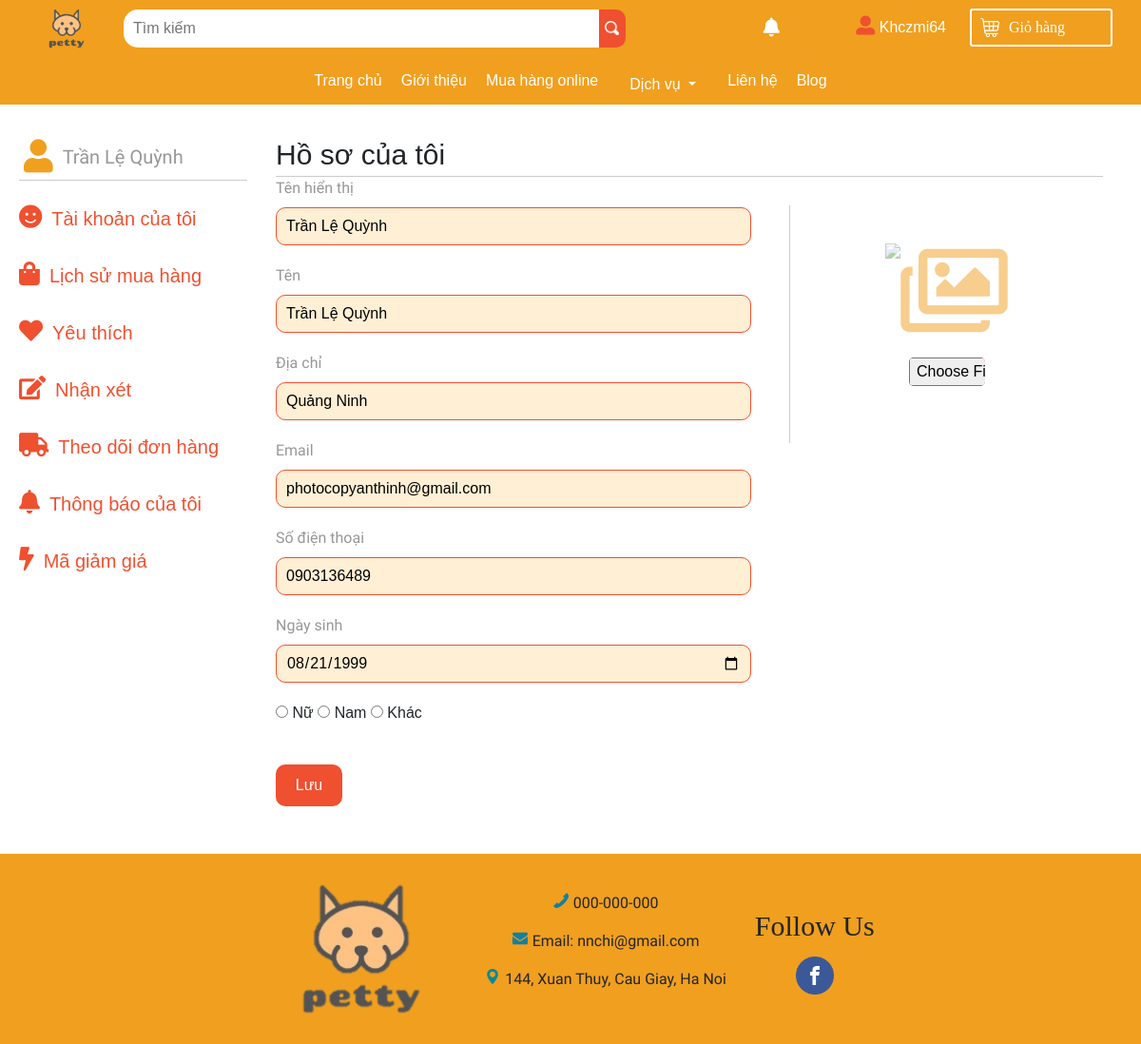
The page /Front-end/account.php (signed in) on the database its author committed.
### tables this page shows
CREATE TABLE `userdetail` (
  `ID` int(10) NOT NULL,
  `customerName` varchar(30) NOT NULL,
  `preferName` varchar(50) NOT NULL,
  `gender` varchar(5) NOT NULL,
  `dateOfBirth` date NOT NULL,
  `address` varchar(20) NOT NULL,
  `imageLink` text DEFAULT 'N/A'
);

CREATE TABLE `users` (
  `ID` int(10) NOT NULL,
  `username` varchar(50) NOT NULL,
  `password` varchar(255) NOT NULL,
  `email` varchar(255) DEFAULT NULL,
  `phonenumber` varchar(20) NOT NULL
);

### Front-end/account.php (the view, shortened to what this page needs)
<?php
    require_once "config.php";
    $id = $_SESSION['id'];
    $name = $image = $prefername = $dateOfBirth =$email = $phoneNumber = $gender = $address = "";
    $sql = "SELECT * FROM userdetail WHERE id = ".$id;
    $query = mysqli_query($link, $sql);
    if(mysqli_num_rows($query) == 0)
    {
    }
    else
    {
        $row = mysqli_fetch_assoc($query);
        $name =  $row['customerName'];
        if(isset($row['preferName']))
        {
            $prefername = $row['preferName'];
        }
        $dateOfBirth = $row['dateOfBirth'];
        $gender = $row['gender'];
        $address = $row['address'];
        $image = $row['imageLink'];
    }
    $sql = "SELECT * FROM users WHERE id = ".$id;
    $query = mysqli_query($link, $sql);
    if($row = mysqli_fetch_assoc($query))
    {
        $email = $row['email'];
        $phoneNumber = $row['phonenumber'];
    }
?>
<!DOCTYPE html>
<html lang="vi">
<head>
    <link rel="stylesheet" href="https://maxcdn.bootstrapcdn.com/bootstrap/4.4.1/css/bootstrap.min.css">
    <link rel="stylesheet" href="./asset/css/base.css">
    <link rel="stylesheet" href="./asset/css/main.css">
    <link rel="stylesheet" href="https://use.fontawesome.com/releases/v5.7.0/css/all.css">
    <link rel="stylesheet" href="../Front-end/asset/css/owl.carousel.min.css">
    <link rel="stylesheet" href="../Front-end/asset/css/owl.theme.default.min.css">
</head>
<body>
    <?php
        include "header.php";
    ?>
    <?php
        include "menu.php";
    ?>
    <div class="userpage-content">
        <div class="userpage-sidebar">
            <div class="userpage-brief">
                <div class="user-avatar"><i class="fas fa-user"></i></div>
                <div class="userpage-brief-right"><?php echo $name?></div>
            </div>
            <div class="userpage-sidebar-menu">
            <div class="sidebar-item" id="account"><i class="fas fa-smile"></i>Tài khoản của tôi</div>
                <div class="sidebar-item" id="order-history"><i class="fas fa-shopping-bag"></i>Lịch sử mua hàng</div>
                <div class="sidebar-item" id="wishlist"><i class="fas fa-heart"></i>Yêu thích</div>
                <div class="sidebar-item" id="comment"><i class="fas fa-edit"></i>Nhận xét</div>
                <div class="sidebar-item" id="order-tracking"><i class="fas fa-truck"></i>Theo dõi đơn hàng</div>
                <div class="sidebar-item" id="news"><i class="fas fa-bell"></i>Thông báo của tôi</div>
                <div class="sidebar-item" id="coupon"><i class="fas fa-bolt"></i></i>Mã giảm giá</div>
            </div>
        </div>
        <div class="user-information">
            <div class="information-header">Hồ sơ của tôi</div>
            <form class="fill-information" action="<?php echo htmlspecialchars($_SERVER["PHP_SELF"]); ?>" method="post" enctype="multipart/form-data">
                <div class="form">
                    <label for="prefername" class="not-radio">Tên hiển thị</label><br>
                    <input type="text" name="prefername" class="not-radio" value="<?php
                        echo $prefername;
                    ?>"><br>
                    <label for="name" class="not-radio">Tên</label><br>
                    <input type="text" name="name" class="not-radio" value="<?php
                        echo $name;
                    ?>"><br>
                    <label for="address" class="not-radio">Địa chỉ</label><br>
                    <input type="text" name="address" class="not-radio" value="<?php
                        echo $address;
                    ?>"><br>
                    <label for="email" class="not-radio">Email</label><br>
                    <input type="email" name="email" class="not-radio" value="<?php
                        echo $email;
                     ?>"><br>
                    <label for="phoneNumber" class="not-radio">Số điện thoại</label><br>
                    <input type="tel" name="phoneNumber" class="not-radio" value="<?php
                        echo $phoneNumber;
                     ?>"><br>
                    <label for="dateOfBirth" class="not-radio">Ngày sinh</label><br>
                    <input type="date" name="dateOfBirth" class="not-radio" value="<?php
                        echo $dateOfBirth;
                     ?>"><br>
                    <input type="radio" name="gender" value="nữ" <?php
                        echo ($gender == 'nữ')? 'checked' : "";
                    ?>>
                    <label for="gender">Nữ</label>
                    <input type="radio" name="gender" value="nam" <?php
                        echo ($gender == 'nam')? 'checked' : "";
                    ?>>
                    <label for="gender">Nam</label>
                    <input type="radio" name="gender" value="khác" <?php
                        echo ($gender == 'khác')? 'checked' : "";
                    ?>>
                    <label for="gender">Khác</label><br>
                    <br>
                    <button type="submit">Lưu</button>
                </div>
                <div class="upload-avatar">
                    <img class="far fa-images" src=<?php echo $image?>>
                    <input type="file" name="image" value="Chọn ảnh">
                </div>
            </form>
        </div>
    </div>
    <?php
        include "footer.php";
    ?>
</body>
</html>

### Front-end/header.php (shortened to what this page needs)
<?php
	echo "
    <div class='container-fluid'>
        <div class='container' id='petty-header' style='width: 100%; height: 100%;'>
            <a class='logo' href='../index.php'></a>
            <form class='search' action='search.php' method='GET'>
                <input class='txtSearch' name='key' type='text' placeholder='Tìm kiếm'>
                <button type='submit' id='btnSearch' onclick='window.location.href = 'search.php';'><i id='search-icon'></i></button>
            </form>
            <span><i class='fas fa-bell' style='color: white; position: absolute; right: 350px; font-size: 20px; top: 19px;'></i></span>
            <div class='user mt-2 ml-4'>
                <span><i class='fas fa-user-alt' style='color: #ef5030; font-size: 20px;'></i></span>
                <a href='login.php' style='color: #fff;'>";
    if(isset($_SESSION["loggedin"]) && $_SESSION["loggedin"] === true)
    {
        echo $_SESSION["username"];
    }
    else
    {
        echo "Đăng ký/đăng nhập";
    }
    echo "</a>
            </div>
            <a href='cart.php'>
                <div class='cart'>
                    <i></i>
                    <span>Giỏ hàng</span>
                    <div class='product-count'>";
    echo "
                </div>
                </div>
            </a>
        </div>
    </div>";
?>

### Front-end/menu.php (shortened to what this page needs)
<?php
    echo "<div class='catalog'>
        <div class='item-catalog home'><a style='text-decoration: none;color: #ffff' href='../index.php'>Trang chủ</a></div>
        <div class='item-catalog about-petty'><a style='text-decoration: none;color: #ffff' href='about.php'>Giới thiệu</a></div>
        <div class='item-catalog online-shopping'>Mua hàng online</div>
        <div class='item-catalog dropdown service'>
            <div type='button' class='btn dropdown-toggle' data-toggle='dropdown' style='color: #fff;'>
                Dịch vụ
            </div>
            <div class='dropdown-menu'>";
    echo "
            </div>
        </div>
        <div class='item-catalog'><a style='text-decoration: none;color: #ffff' href='contact.php'>Liên hệ</a></div>
        <div class='item-catalog'>Blog</div>
    </div>";
?>

### Front-end/footer.php
<?php
	echo "<div class='footer' style='width:100%;'>
        <div id='petty-logo'></div>
        <div class='information'>
            <p><i id='mobile'></i>000-000-000</p>
            <p><i id='email'></i>Email: nnchi@gmail.com</p>
            <p><i id='address'></i>144, Xuan Thuy, Cau Giay, Ha Noi</p>
        </div>
        <div class='media'>
            <p class='media-text'>Follow Us</p>
            <i id='facebook'></i>
        </div>
    </div>
    </div>
    <script src='https://ajax.googleapis.com/ajax/libs/jquery/3.4.1/jquery.min.js'></script>
    <script src='JS/owl.carousel.min.js'></script>
    <script src='https://cdnjs.cloudflare.com/ajax/libs/popper.js/1.16.0/umd/popper.min.js'></script>
    <script src='https://maxcdn.bootstrapcdn.com/bootstrap/4.4.1/js/bootstrap.min.js'></script>
    <script src='main.js'></script>";
?>

### Front-end/asset/css/base.css (style rules this page uses)
:root { --white-color: #fff; --black-color: #fff; --text0color: #333; }
* { box-sizing: inherit; }
html { box-sizing: border-box; }

### rows shown on the page
userdetail: customerName "Trần Lệ Quỳnh", prefername "Trần Lệ Quỳnh", name "Trần Lệ Quỳnh", address "Quảng Ninh", dateOfBirth "08/21/1999"
users: email "photocopyanthinh@gmail.com", phoneNumber "0903136489"

### other values the page prints
$_SESSION["username"] "Khczmi64"
